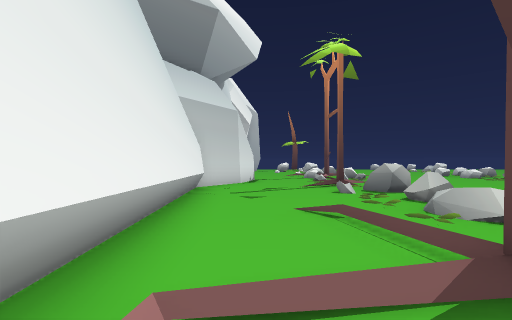
[1] (above)

22 first-person views from a walk through a scene from a Unity 3-D project. The camera is 1.5 m above the floor, looks level and sees 85° across. The floor is counted in squares, 1.8 m on a side. Each view is taken from the middle of a square. On the plan, view 1 faces up. The plan holds only what a view shows up to about 10 squares ahead; the rest is blank. The place goes on beyond the plan. The player is left out.

[2]
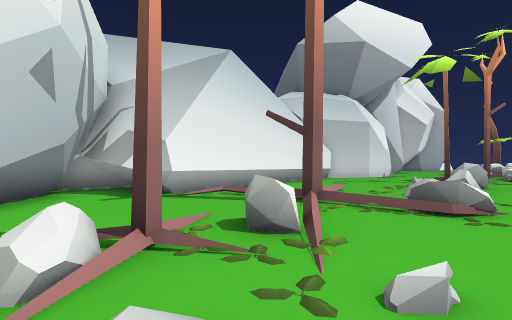

[3]
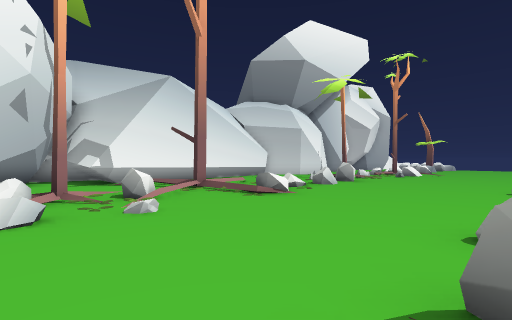

[4]
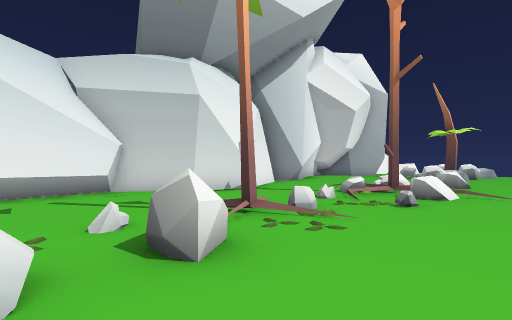

[5]
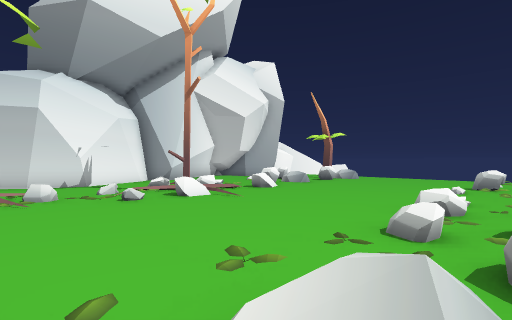

[6]
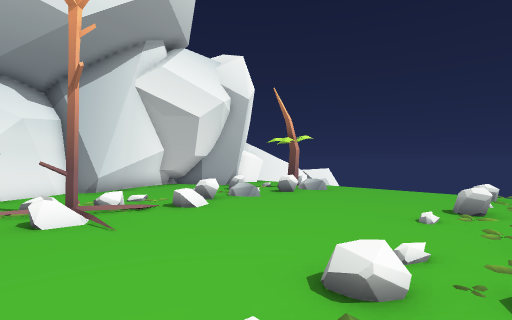

[7]
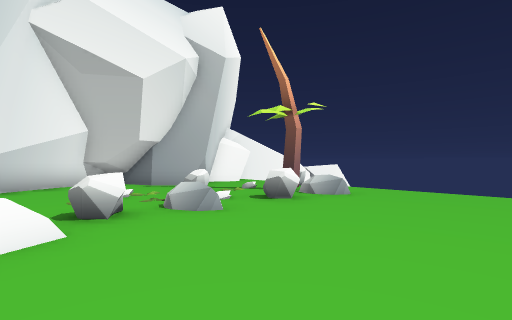

[8]
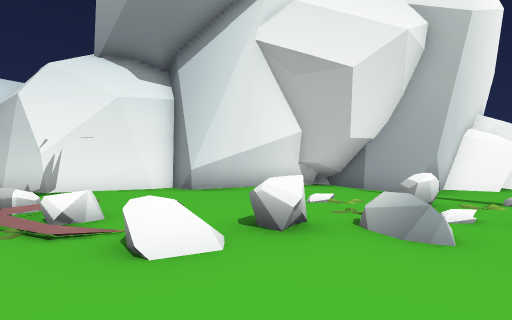

[9]
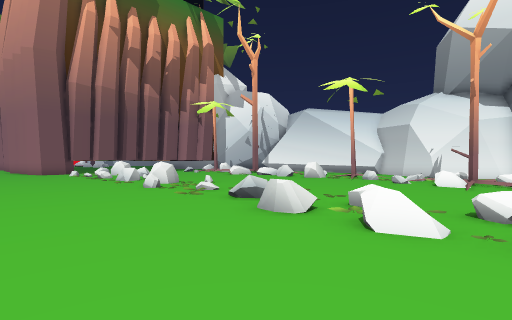

[10]
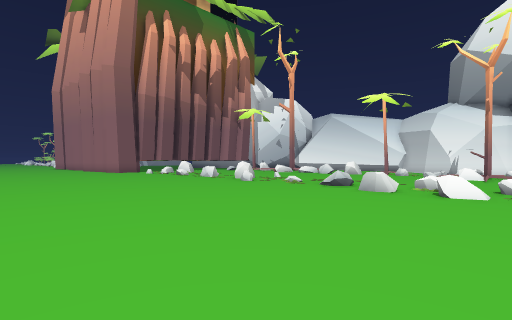

[11]
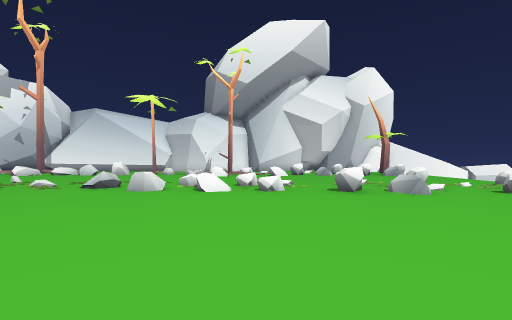

[12]
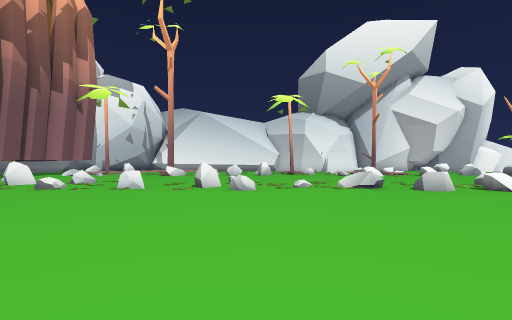

[13]
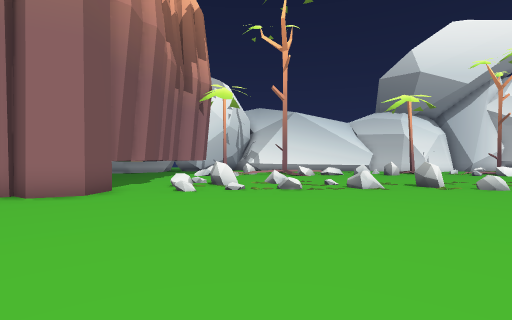

[14]
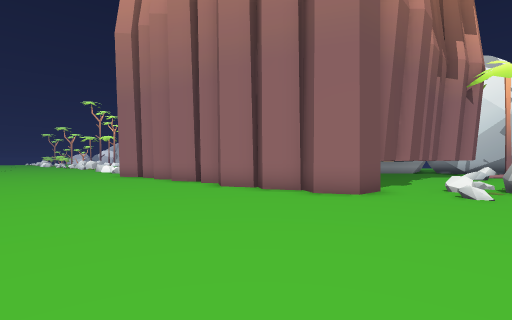

[15]
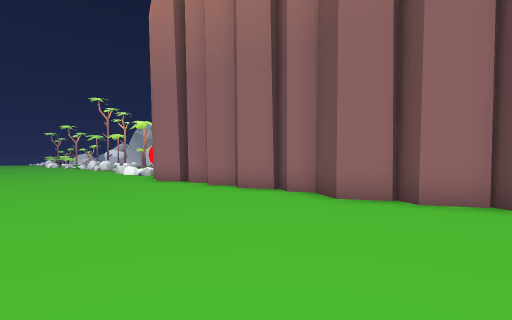

[16]
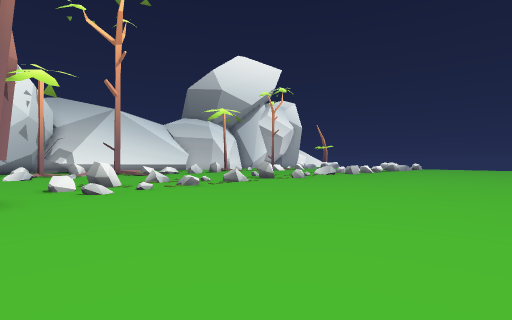

[17]
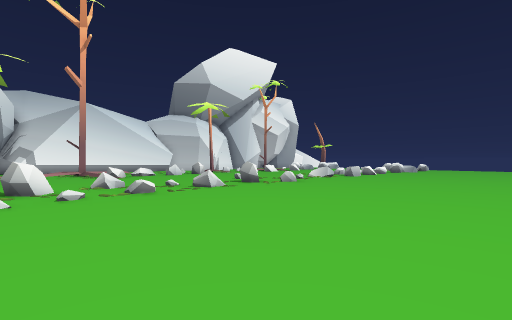

[18]
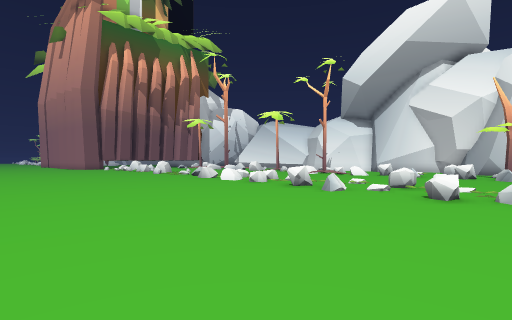

[19]
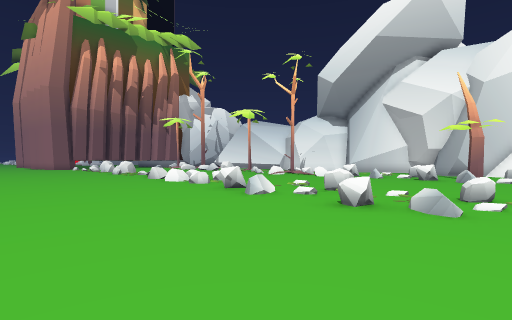

[20]
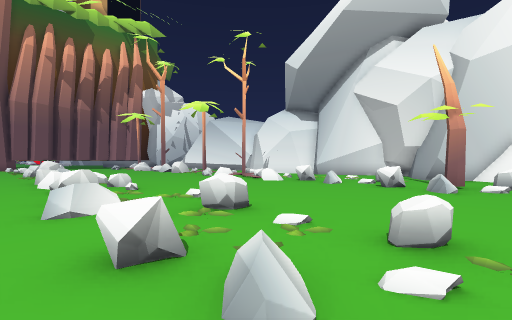

[21]
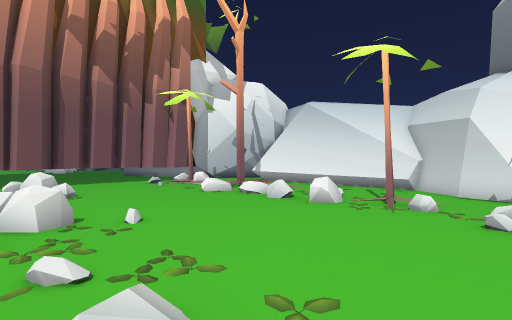

[22]
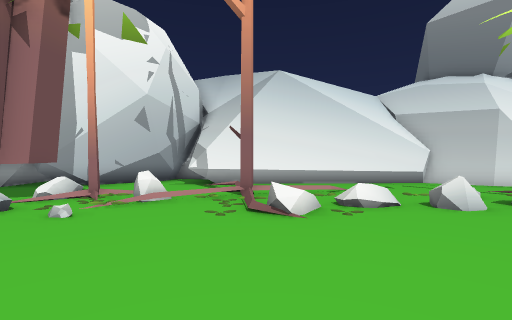

### Floor plan
Key: @ floor where view 1 was taken; # wall or solid block; x gap in a wall; . main floor; : floor 0.25 m higher than the main floor; / step, stairs or slope; = window, fence, low wall or low ledge; v drop or lower ground; T tree; R rock; O other object.
Columns run from 4 left of view 1 to 19 right of it. Each row starts with its distance up from view 1.
 24    #  R .......v.... .
 23    #....R.....O.O..... .
 22    #...TR.....//O......
 21    ##...R....../........
 20   ##..O/......O/........
 19  ##...///.....//O.......
 18   #..../......./O.......
 17   #....O................
 16   ##.../R.....//........
 15   ##...RO.....RR........
 14   ##..:TT...../R........
 13    #...RR/....R/........
 12    #...:/.....//........
 11    #..../....///........
 10   ##...#/.....//........
  9   #...TT/....////.......
  8   #....x/.....//........
  7   #.../=#....//=........
  6   #...//=....//.........
  5   #...//......=//.......
  4   #..////...../.........
  3   #.....=...../#........
  2   #...#/=..../..........
  1   ##..#/.....#/#........
  0 ####@..#.....././.......
 -1 #.... .. ....##/........
 -2 ###...T.......#/........
 -3   ##..###.....x.........
 -4    #.. #     ####.......
 -5    ##.          ##......
 -6    ##            #......
 -7                  #......
 -8                  #......
 -9                  #......
-10                  #......
-11                  #......
-12                  #......
-13                  #......

Where each view was taken, in squares from view 1:
view 1: 0 up, 0 right, facing up
view 2: 3 down, 5 right, facing up-left
view 3: 3 down, 9 right, facing up-left
view 4: 6 up, 6 right, facing up-left
view 5: 9 up, 11 right, facing up-left
view 6: 12 up, 11 right, facing up-left
view 7: 16 up, 8 right, facing up-left
view 8: 17 up, 7 right, facing left
view 9: 15 up, 15 right, facing down-left
view 10: 15 up, 19 right, facing down-left
view 11: 15 up, 19 right, facing left
view 12: 7 up, 19 right, facing left
view 13: 0 up, 19 right, facing left
view 14: 1 down, 19 right, facing down-left
view 15: 5 down, 19 right, facing down-left
view 16: 4 down, 19 right, facing up-left
view 17: 2 down, 18 right, facing up-left
view 18: 23 up, 19 right, facing down-left
view 19: 24 up, 17 right, facing down-left
view 20: 24 up, 13 right, facing down-left
view 21: 12 up, 11 right, facing down-left
view 22: 2 up, 9 right, facing left
